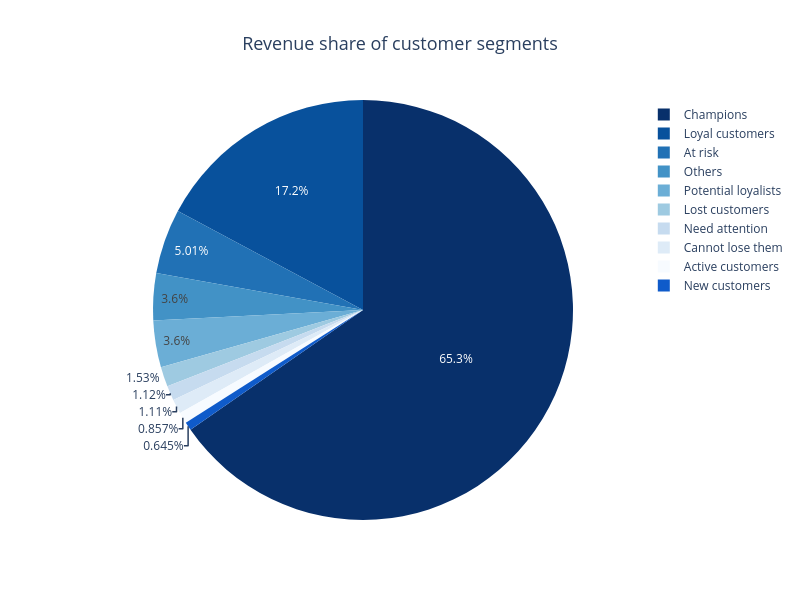

The cell this chart's notebook holds for it:
### Code cell
fig = px.pie(
    segments_info,
    values="Revenue",
    names="Segment",
    color_discrete_sequence=px.colors.sequential.Blues[::-1],
    title="Revenue share of customer segments"
)

fig.update_layout(
    title_font=dict(size=18),
    title_x=0.5,
    width=800,
    height=600
)

fig.show()

### Figure 1 — Plotly figure (JSON) as saved in the notebook; plotly's stock layout.template omitted (floating-point values rounded to 4 significant figures)
{"data": [{"domain": {"x": [0, 1], "y": [0, 1]}, "hovertemplate": "Segment=%{label}<br>Revenue=%{value}<extra></extra>", "labels": ["Champions", "Potential loyalists", "Lost customers", "At risk", "Loyal customers", "New customers", "Others", "Need attention", "Active customers", "Cannot lose them"], "legendgroup": "", "name": "", "showlegend": true, "type": "pie", "values": [5708000.0, 314600.0, 133600.0, 437700.0, 1501000.0, 56360.0, 314800.0, 98140.0, 74880.0, 97020.0]}], "layout": {"height": 600, "legend": {"tracegroupgap": 0}, "piecolorway": ["rgb(8,48,107)", "rgb(8,81,156)", "rgb(33,113,181)", "rgb(66,146,198)", "rgb(107,174,214)", "rgb(158,202,225)", "rgb(198,219,239)", "rgb(222,235,247)", "rgb(247,251,255)"], "title": {"font": {"size": 18}, "text": "Revenue share of customer segments", "x": 0.5}, "width": 800}}
